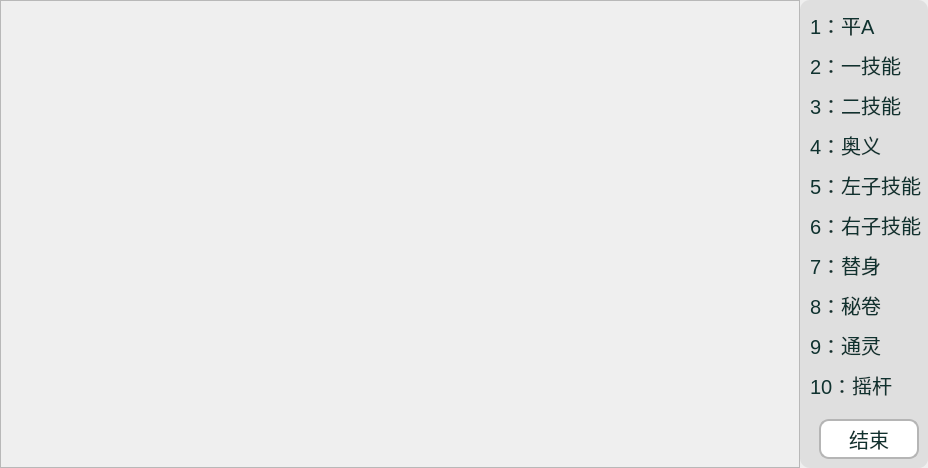
<?xml version="1.0" encoding="UTF-8"?>
<ui version="4.0">
 <class>KeyMapConfiguration</class>
 <widget class="QDialog" name="KeyMapConfiguration">
  <property name="geometry">
   <rect>
    <x>0</x>
    <y>0</y>
    <width>928</width>
    <height>459</height>
   </rect>
  </property>
  <property name="windowTitle">
   <string>键位配置</string>
  </property>
  <property name="styleSheet">
   <string notr="true">font-family:&quot;Consolas&quot;,&quot;黑体&quot;;
font-size:15pt;

</string>
  </property>
  <layout class="QHBoxLayout" name="horizontalLayout">
   <property name="spacing">
    <number>0</number>
   </property>
   <property name="leftMargin">
    <number>0</number>
   </property>
   <property name="topMargin">
    <number>0</number>
   </property>
   <property name="rightMargin">
    <number>0</number>
   </property>
   <property name="bottomMargin">
    <number>0</number>
   </property>
   <item>
    <widget class="QScrollArea" name="scrollArea">
     <property name="minimumSize">
      <size>
       <width>800</width>
       <height>450</height>
      </size>
     </property>
     <property name="widgetResizable">
      <bool>true</bool>
     </property>
     <widget class="QWidget" name="scroll_widget">
      <property name="geometry">
       <rect>
        <x>0</x>
        <y>0</y>
        <width>798</width>
        <height>457</height>
       </rect>
      </property>
      <layout class="QVBoxLayout" name="verticalLayout_4">
       <property name="spacing">
        <number>0</number>
       </property>
       <property name="leftMargin">
        <number>0</number>
       </property>
       <property name="topMargin">
        <number>0</number>
       </property>
       <property name="rightMargin">
        <number>0</number>
       </property>
       <property name="bottomMargin">
        <number>0</number>
       </property>
       <item>
        <widget class="QWidget" name="image_container" native="true">
         <property name="styleSheet">
          <string notr="true"/>
         </property>
         <layout class="QVBoxLayout" name="verticalLayout_3">
          <property name="spacing">
           <number>0</number>
          </property>
          <property name="leftMargin">
           <number>0</number>
          </property>
          <property name="topMargin">
           <number>0</number>
          </property>
          <property name="rightMargin">
           <number>0</number>
          </property>
          <property name="bottomMargin">
           <number>0</number>
          </property>
          <item>
           <widget class="QLabel" name="image_label">
            <property name="text">
             <string/>
            </property>
           </widget>
          </item>
         </layout>
        </widget>
       </item>
      </layout>
     </widget>
    </widget>
   </item>
   <item alignment="Qt::AlignmentFlag::AlignTop">
    <widget class="QWidget" name="widget_2" native="true">
     <property name="maximumSize">
      <size>
       <width>150</width>
       <height>16777215</height>
      </size>
     </property>
     <property name="styleSheet">
      <string notr="true">QWidget {
                background-color: #dfdfdf;  /* 背景颜色 */
				border-radius:10px;
            }
QLabel{color:#0f322f;}</string>
     </property>
     <layout class="QVBoxLayout" name="verticalLayout_2">
      <property name="spacing">
       <number>10</number>
      </property>
      <property name="leftMargin">
       <number>10</number>
      </property>
      <property name="topMargin">
       <number>10</number>
      </property>
      <property name="rightMargin">
       <number>0</number>
      </property>
      <property name="bottomMargin">
       <number>0</number>
      </property>
      <item>
       <widget class="QLabel" name="A">
        <property name="maximumSize">
         <size>
          <width>200</width>
          <height>16777215</height>
         </size>
        </property>
        <property name="text">
         <string>1：平A</string>
        </property>
       </widget>
      </item>
      <item>
       <widget class="QLabel" name="skill_1">
        <property name="text">
         <string>2：一技能</string>
        </property>
       </widget>
      </item>
      <item>
       <widget class="QLabel" name="skill_2">
        <property name="text">
         <string>3：二技能</string>
        </property>
       </widget>
      </item>
      <item>
       <widget class="QLabel" name="ougi">
        <property name="text">
         <string>4：奥义</string>
        </property>
       </widget>
      </item>
      <item>
       <widget class="QLabel" name="left_sub_skill">
        <property name="text">
         <string>5：左子技能</string>
        </property>
       </widget>
      </item>
      <item>
       <widget class="QLabel" name="right_sub_skill">
        <property name="text">
         <string>6：右子技能</string>
        </property>
       </widget>
      </item>
      <item>
       <widget class="QLabel" name="stand_in">
        <property name="text">
         <string>7：替身</string>
        </property>
       </widget>
      </item>
      <item>
       <widget class="QLabel" name="secret_ecroll">
        <property name="text">
         <string>8：秘卷</string>
        </property>
       </widget>
      </item>
      <item>
       <widget class="QLabel" name="tongling">
        <property name="text">
         <string>9：通灵</string>
        </property>
       </widget>
      </item>
      <item>
       <widget class="QLabel" name="joystick">
        <property name="text">
         <string>10：摇杆</string>
        </property>
       </widget>
      </item>
      <item>
       <widget class="QWidget" name="widget_3" native="true">
        <layout class="QVBoxLayout" name="verticalLayout">
         <item alignment="Qt::AlignmentFlag::AlignHCenter">
          <widget class="QPushButton" name="finish">
           <property name="minimumSize">
            <size>
             <width>100</width>
             <height>40</height>
            </size>
           </property>
           <property name="maximumSize">
            <size>
             <width>90</width>
             <height>16777215</height>
            </size>
           </property>
           <property name="styleSheet">
            <string notr="true">QPushButton{
border: 2px solid #b5b5b5;  /* 2px宽的深灰色实线边框 */
background-color: rgb(255, 255, 255);
border-radius:10px;
outline:none;
color:#0f322f;
padding-top:2px;
padding-bottom:2px;
}
QPushButton::hover {
border: 2px solid #39C5BB;  /* 2px宽的深灰色实线边框 */
background-color: rgb(255, 255, 255);
border-radius:10px;
outline:none;
padding-top:2px;
color:#39C5BB;
padding-bottom:2px;
}</string>
           </property>
           <property name="text">
            <string>结束</string>
           </property>
          </widget>
         </item>
        </layout>
       </widget>
      </item>
     </layout>
    </widget>
   </item>
  </layout>
 </widget>
 <resources/>
 <connections/>
</ui>
